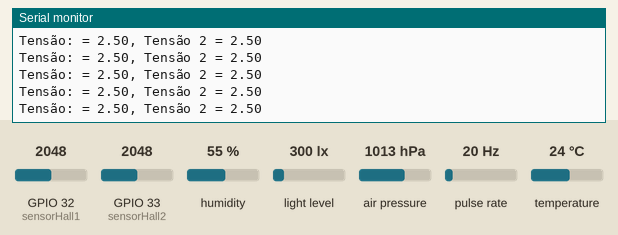
Bench run of a sketch on a simulated ESP32. Parts: the last lines printed to the serial monitor. Wiring (inferred from the names in the program): pulse sensor: data GPIO 34. The inputs (shaded band) are chosen by the test bench; at power-on: GPIO 32 (sensorHall1) = 2048, GPIO 33 (sensorHall2) = 2048, humidity 55 %, light level 300 lx, air pressure 1013 hPa, pulse rate 20 Hz, temperature 24 °C. WiFi joins after 1.5 s; servers stay silent unless stated.

Above: at 3.0 s.
3.1 s: GPIO 32 (sensorHall1) set to 2866
At 3.6 s:
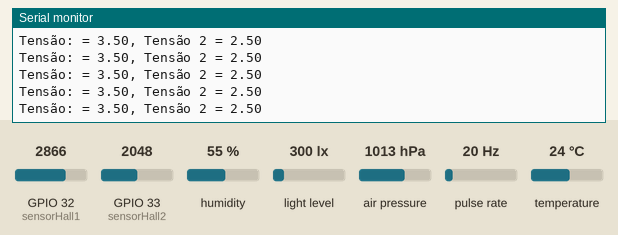
4.6 s: GPIO 33 (sensorHall2) set to 2866
At 5.6 s:
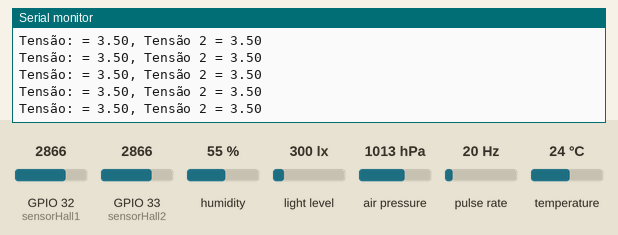
6.1 s: GPIO 32 (sensorHall1) set to 3972
At 6.9 s:
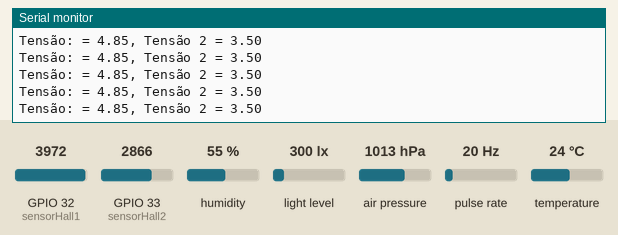
7.6 s: GPIO 33 (sensorHall2) set to 3972
At 8.4 s:
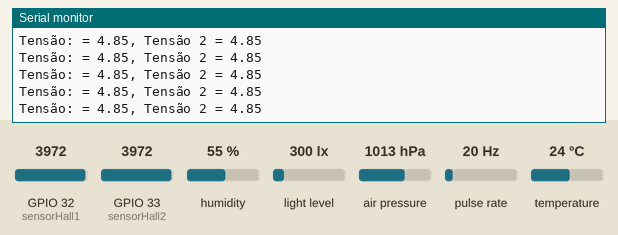
Timing chart, 0 to 10.1 s (numbered marks = the images above; inputs shaded):
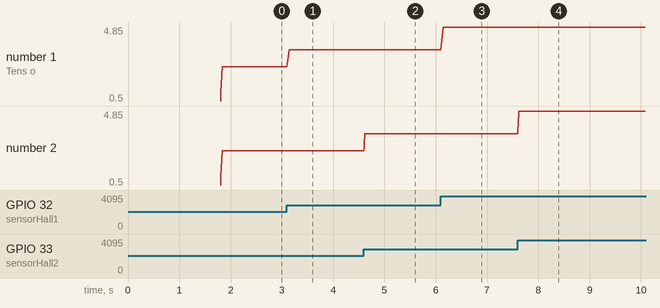

The sketch:

Blynk182.ino
```cpp
#define BLYNK_TEMPLATE_ID "TMPL2s9z6clzw"  // ID do template no Blynk
#define BLYNK_TEMPLATE_NAME "Johnny TEST"  // Nome do template no Blynk
#define BLYNK_AUTH_TOKEN "8fXJpoK00BnHVy9d_Hhzx1GAb53tUpz4"  // Token de autenticação do Blynk
#define BLYNK_PRINT Serial  // Configuração de saída de depuração para a porta Serial

#include <Wire.h>  // Biblioteca para comunicação I2C
#include <Adafruit_Sensor.h>  // Biblioteca para sensores da Adafruit
#include <Adafruit_BMP280.h>  // Biblioteca para o sensor de pressão e temperatura BMP280
#include <WiFi.h>  // Biblioteca para comunicação Wi-Fi
#include <WiFiClient.h>  // Biblioteca para cliente Wi-Fi
#include <BlynkSimpleEsp32.h>  // Biblioteca para o Blynk no ESP32
#include <BH1750.h>  // Biblioteca para o sensor de luminosidade BH1750
#include <DHT.h>  // Biblioteca para o sensor de umidade e temperatura DHT
#include <DHT_U.h>  // Biblioteca para o sensor de umidade e temperatura DHT unificado
#include <math.h>  // Biblioteca matemática

char auth[] = BLYNK_AUTH_TOKEN;  // Variável para armazenar o token de autenticação do Blynk

const char* ssid = "Vasto";  // SSID da rede Wi-Fi
const char* password = "p4ngu1nh4123";  // Senha da rede Wi-Fi

#define SDA 22  // Pino SDA para comunicação I2C
#define SCL 21  // Pino SCL para comunicação I2C
#define DHT_PIN 4  // Pino de dados para o sensor DHT11
#define DHT_TYPE DHT11  // Tipo do sensor DHT11

Adafruit_BMP280 bmp;  // Objeto para o sensor BMP280
BH1750 lightMeter;  // Objeto para o sensor BH1750
DHT_Unified dht(DHT_PIN, DHT_TYPE);  // Objeto para o sensor DHT11

const int pino_rpm = 34;  // Pino para o sensor de RPM
int rpm;  // Variável para armazenar o valor de RPM
int rpmAntigo = 0;  // Variável para armazenar o valor antigo de RPM
volatile byte pulsos;  // Variável para contar os pulsos do encoder
unsigned long timeold;  // Variável para armazenar o tempo antigo

unsigned int numero_encoder = 10; // Número de pulsos por rotação do encoder

// Função que incrementa o contador de pulsos
void contador() {
  pulsos++;
}

const int sensorHall1 = 32; // Pino do sensor Hall 1
const int sensorHall2 = 33; // Pino do sensor Hall 2
const int numLeituras = 5; // Número de leituras para média dos valores

float hall1Leituras[numLeituras]; // Array para armazenar as leituras do sensor Hall 1
float hall2Leituras[numLeituras]; // Array para armazenar as leituras do sensor Hall 2
int indexAtualHall1 = 0; //Valor atual do array do sensor Hall 1
int indexAtualHall2 = 0; //Valor atual do array do sensor Hall 2
float hall1; // Variável para armazenar a média das leituras do sensor Hall 1
float hall2; // Variável para armazenar a média das leituras do sensor Hall 2
int angulo; // Variável para armazenar o ângulo do vento

unsigned long tempoAtual = 0; //Variável para armazenar o tempo atual
int pressaoAtual; //Variável para armazenar a pressão atual
int pressaoAntiga = 0; //Variável para armazenar a pressão antiga
int temperaturaAtual; //Variável para armazenar a temperatura atual
int temperaturaAntiga = 0; //Variável para armazenar a temperatura antiga
int umidadeAtual; //Variável para armazenar a umidade atual
int umidadeAntiga = 0; //Variável para armazenar a umidade antiga
int altitudeAtual; //Variável para armazenar a altitude atual
int altitudeAntiga = 0; //Variável para armazenar a altitude antiga
int anguloAntigo = 0; //Variável para armazenar o angulo antigo

String rosa_ventos; //Variável para armazenar o nome de qual ponto nas Rosa dos Ventos está apontando

sensors_event_t event; //Cria um objeto na memoria para armazenar os resultados

unsigned long timerDirecao = millis(); //Define o tempo que a função direcao() ira demorar para terminar de rodar
unsigned long timerSender = millis(); //Define o tempo que a função blynkSender() ira demorar para terminar de rodar
unsigned long timerSensores = millis(); //Define o tempo que a função sensores() ira demorar para terminar de rodar

void setup() {
  // Inicializa a comunicação serial
  Serial.begin(115200);

  // Conecta ao Wi-Fi
  Serial.println();
  Serial.print("[WiFi] Conectando á ");
  Serial.println(ssid);

  // Inicializa o sensor BMP280
  if (!bmp.begin(0x76)) {
    Serial.println(" Não foi possível encontrar um sensor BMP280 válido, verifique a fiação ou "
                   "tente outro endereço!");
  }

  // Conecta-se à rede Wi-Fi
  WiFi.disconnect();
  WiFi.begin(ssid, password);

  Blynk.begin(auth, ssid, password); // Inicializa o Blynk com o token de autenticação

  pinMode(pino_rpm, INPUT);  // Configura o pino do sensor de RPM como entrada
  attachInterrupt(34, contador, FALLING);  // Habilita a interrupção
  pulsos = 0;
  rpm = 0;
  timeold = 0;

  for (int i = 0; i < numLeituras; i++) {
    hall1Leituras[i] = 0; // Inicializa o elemento 'i' da matriz hall1Leituras com zero
    hall2Leituras[i] = 0; // Inicializa o elemento 'i' da matriz hall2Leituras com zero
  }

  Wire.begin(SDA, SCL); //Inicia a comunicação do barramento I2C utilizando os pinos SDA e SCL especificados.
  lightMeter.begin(); //Inicia a biblioteca do medidor de luz
}

void loop() {
  tempoAtual = millis(); //Armazena o tempo atual em millisegundos

  Blynk.run(); // Executa o Blynk

  direcao(); //Chama a função direcao() responsavel por ler e tratar os valores lidos pelos sensores Hall

  Serial.print("Tensão: = ");
  Serial.print(hall1);
  Serial.print(", Tensão 2 = ");
  Serial.println(hall2);

  if (hall1 >= 2.61 && hall1 <= 2.64 && hall2 >= 2.17 && hall2 <= 2.43) {
    angulo = 180;
    rosa_ventos = "SUL";
  }

  if (hall1 >= 2.53 && hall1 <= 2.61 && hall2 >= 2.15 && hall2 <= 2.19) {
    angulo = 135;
    rosa_ventos = "SUDESTE";
  }

  if (hall1 >= 2.35 && hall1 <= 2.48 && hall2 >= 1.71 && hall2 <= 2.08) {
    angulo = 90;
    rosa_ventos = "LESTE";
  }

  if (hall1 >= 2.17 && hall1 <= 2.29 && hall2 >= 1.51 && hall2 <= 1.89) {
    angulo = 45;
    rosa_ventos = "NORDESTE";
  }

  if (hall1 >= 2.13 && hall1 <= 2.14 && hall2 >= 2.29 && hall2 <= 2.58) {
    angulo = 0;
    rosa_ventos = "NORTE";
  }

  if (hall1 >= 2.16 && hall1 <= 2.24 && hall2 >= 2.54 && hall2 <= 2.55) {
    angulo = 315;
    rosa_ventos = "NOROESTE";
  }

  if (hall1 >= 2.29 && hall1 <= 2.45 && hall2 >= 2.60 && hall2 <= 2.88) {
    angulo = 270;
    rosa_ventos = "OESTE";
  }

  if (hall1 >= 2.47 && hall1 <= 2.60 && hall2 >= 2.75 && hall2 <= 3.04) {
    angulo = 225;
    rosa_ventos = "SUDOSTE";
  }

  sensores(); //Chama a função sensores() responsavel por ler e tratar os valores lidos pelos sensores BH1750, BMP280, DHT11 e LM393
  blynkSender(); //Chama a função direcao() responsavel por ler e tratar os valores lidos pelos sensores Hall
}

void direcao() {
    // Sensor de Efeito Hall
    float sensorHallY = analogRead(sensorHall1);
    float sensorHallX = analogRead(sensorHall2);

    // Armazena as leituras atuais nos arrays hall1Leituras e hall2Leituras
    hall1Leituras[indexAtualHall1] = sensorHallY;
    hall2Leituras[indexAtualHall2] = sensorHallX;

    // Incrementa os índices atuais
    indexAtualHall1++;
    indexAtualHall2++;

    // Verifica se é necessário reiniciar os índices
    if (indexAtualHall1 >= numLeituras && indexAtualHall2 >= numLeituras) {
      indexAtualHall1 = 0;  // Reinicia o índice para a próxima leitura
      indexAtualHall2 = 0;  // Reinicia o índice para a próxima leitura
    }

    // Calcula a média das leituras armazenadas nos arrays hall1Leituras e hall2Leituras
    float sum1 = 0;
    float sum2 = 0;
    for (int i = 0; i < numLeituras; i++) {
      sum1 += hall1Leituras[i];
      sum2 += hall2Leituras[i];
    }

    // Calcula a média final
    float mediaHall1 = sum1 / numLeituras;
    float mediaHall2 = sum2 / numLeituras;

    // Aplica a fórmula para converter tensão em voltagem
    float hall1Filtrado = mediaHall1 * (5.0 / 4095.0);
    float hall2Filtrado = mediaHall2 * (5.0 / 4095.0);

    // Atualiza as variáveis hall1 e hall2 com os valores filtrados
    hall1 = hall1Filtrado;
    hall2 = hall2Filtrado;
}

void blynkSender() {
  //Caso a valor atual seja diferente do valor antigo, ele atualiza os valores que serão enviados para o Blynk
  if (rpm != rpmAntigo) {
    rpmAntigo = rpm;
    Blynk.virtualWrite(V5, rpm);
    attachInterrupt(34, contador, FALLING);
  }

  if (altitudeAtual != altitudeAntiga) {
    Blynk.virtualWrite(V4, bmp.readAltitude());
  }

  if (pressaoAtual != pressaoAntiga) {
    pressaoAntiga = pressaoAtual;
    Blynk.virtualWrite(V0, pressaoAtual);  // Pressão
  }
  if (temperaturaAtual != temperaturaAntiga) {
    temperaturaAntiga = temperaturaAtual;
    Blynk.virtualWrite(V1, temperaturaAtual);  // Pressão
  }

  if (umidadeAtual != umidadeAntiga) {
    Blynk.virtualWrite(V3, event.relative_humidity);
  }

  if (altitudeAtual != altitudeAntiga) {
    Blynk.virtualWrite(V4, bmp.readAltitude());
  }

  if (angulo != anguloAntigo) {
    anguloAntigo = angulo;
    Blynk.virtualWrite(V7, angulo);
    Blynk.virtualWrite(V6, rosa_ventos);
  }
}

void sensores() {
  if ((millis() - timerSensores) < 500) {
    //Sensor Barreira + Encoder
    detachInterrupt(34); // Desanexa a interrupção do pino 34
    rpm = (60 * 1000 / numero_encoder) / (millis() - timeold) * pulsos; // Calcula a velocidade em RPM
    timeold = millis(); // Atualiza o valor do tempo antigo para o tempo atual
    pulsos = 0; // Reinicia a contagem de pulsos
    attachInterrupt(34, contador, FALLING); // Anexa a interrupção do pino 34 ao manipulador de interrupção 'contador' no evento de borda de descida

    pressaoAtual = bmp.readPressure() / 100; // Lê a pressão atual em hPa e armazena em 'pressaoAtual'

    temperaturaAtual = bmp.readTemperature(); // Lê a temperatura atual em graus Celsius e armazena em 'temperaturaAtual'

    Blynk.virtualWrite(V2, lightMeter.readLightLevel());  // Lê o nível de luz atual do medidor de luz e envia para o pino virtual V2 no aplicativo Blynk

    dht.humidity().getEvent(&event); // Lê o evento de umidade atual do sensor DHT e armazena em 'event'
    umidadeAtual = event.relative_humidity; // Extrai o valor da umidade relativa atual do 'event' e armazena em 'umidadeAtual'

    altitudeAtual = bmp.readAltitude(); // Lê a altitude atual em metros e armazena em 'altitudeAtual'
  }
  if ((millis() - timerSensores) > 1000) {
    timerSensores = millis(); // Atualiza o valor do temporizador para o tempo atual
  }
}
```

Measured:
- after the input at 3.1 s, the serial monitor: prints a new line at once (image 1)
- after the input at 4.6 s, the serial monitor: prints a new line at once (image 2)
- after the input at 6.1 s, the serial monitor: prints a new line at once (image 3)
- after the input at 7.6 s, the serial monitor: prints a new line at once (image 4)
- plotted number 1: 2.5 → 3.5 after the input at 3.1 s, 3.5 → 4.85 after the input at 6.1 s
